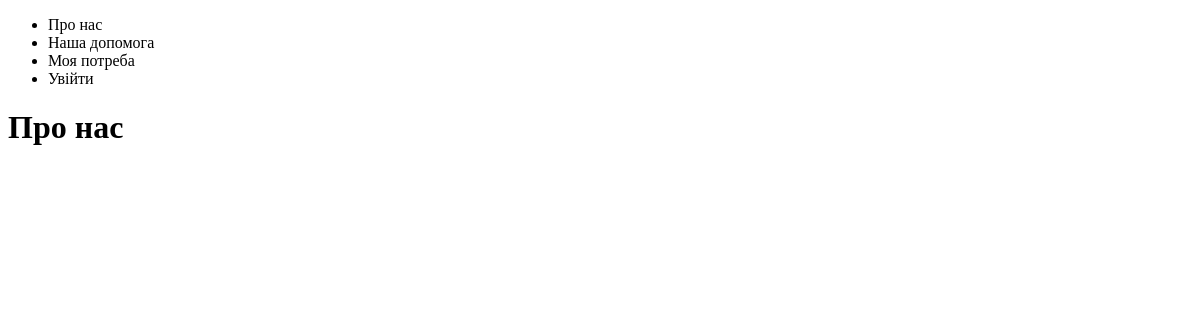
Before: /index/ with the older database file.
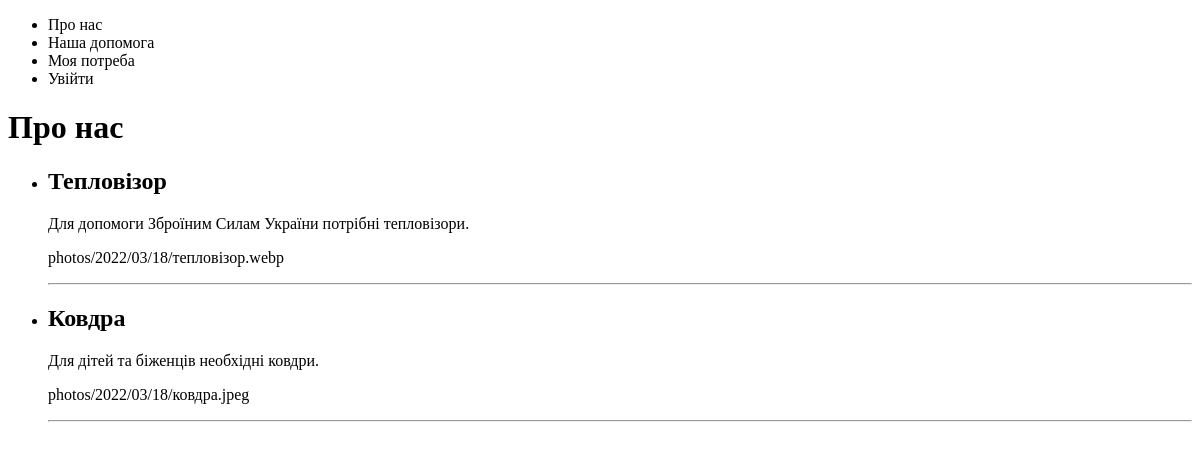
After: the same page with the newer database file.
### helpus/models.py (models this page shows, shortened)
class Helpus(models.Model):
    titles = models.CharField(max_length=150)
    text = models.TextField(blank=True)
    photo = models.ImageField(upload_to="photos/%Y/%m/%d/")
    cat = models.ForeignKey('Category', on_delete=models.PROTECT)

### helpus/views.py (the view)
# urls.py: path('index/', index),
def index(request):
    post = Helpus.objects.all()
    return render(request,'helpus/index.html', {'post': post, 'menu': menu, 'title': 'Про нас'})

### helpus/templates/helpus/index.html
{% extends 'helpus/base.html' %}
{% block content %}
<h1>{{ title }}</h1>
<ul>
    {% for p in post %}
     <li>
        <h2> {{ p.titles }} </h2>
        <p> {{ p.text }} </p>
         <p> {{ p.photo }}</p>
         <hr>
     {% endfor %}
     </li>
{% endblock %}

### helpus/templates/helpus/base.html (shortened to what this page needs)
<!DOCTYPE html>
<html lang="en">
<head>
</head>
<body>
{% block mainmenu %}
<ul>
{% for m in menu %}
    <li>{{ m }}</li>
{% endfor %}
{% endblock mainmenu %}
</ul>
{% block content %}
{% endblock %}
</body>
</html>

Changed rows visible on the page:
added Helpus: titles "Тепловізор", text "Для допомоги Зброїним Силам України потрібні тепловізори.", photo "photos/2022/03/18/тепловізор.webp"
added Helpus: titles "Ковдра", text "Для дітей та біженців необхідні ковдри.", photo "photos/2022/03/18/ковдра.jpeg"
